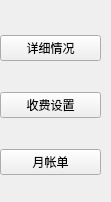
                 <widget class="QWidget" name="page_2">
                  <property name="geometry">
                   <rect>
                    <x>0</x>
                    <y>0</y>
                    <width>111</width>
                    <height>202</height>
                   </rect>
                  </property>
                  <attribute name="label">
                   <string>临时车位</string>
                  </attribute>
                  <widget class="QWidget" name="layoutWidget">
                   <property name="geometry">
                    <rect>
                     <x>0</x>
                     <y>10</y>
                     <width>101</width>
                     <height>190</height>
                    </rect>
                   </property>
                   <layout class="QVBoxLayout" name="verticalLayout">
                    <item>
                     <widget class="QPushButton" name="pushButton_lscw1">
                      <property name="text">
                       <string>详细情况</string>
                      </property>
                     </widget>
                    </item>
                    <item>
                     <widget class="QPushButton" name="pushButton_lscw2">
                      <property name="text">
                       <string>收费设置</string>
                      </property>
                     </widget>
                    </item>
                    <item>
                     <widget class="QPushButton" name="pushButton_lscw3">
                      <property name="text">
                       <string>月帐单</string>
                      </property>
                     </widget>
                    </item>
                   </layout>
                  </widget>
                 </widget>
